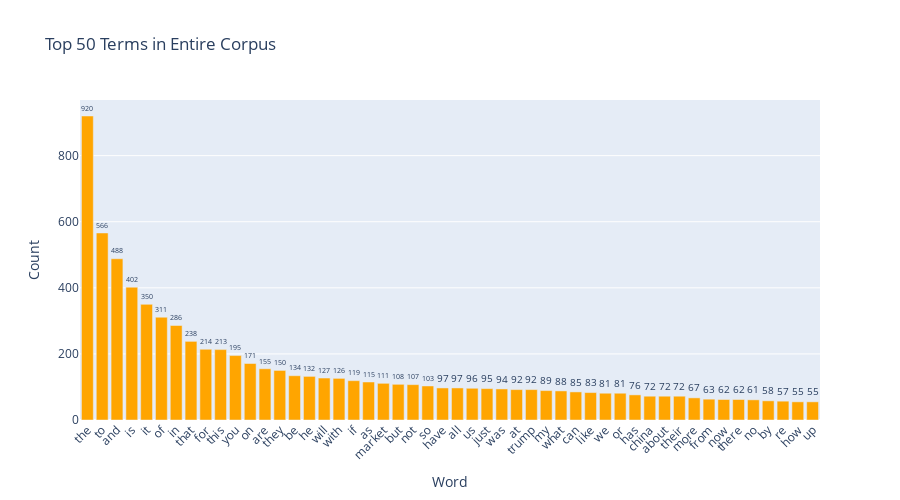

Notebook code cell kept with this figure:
### Code cell
# Exercise 13

# Compute term frequencies across the entire corpus
term_frequencies = np.array(X_counts.sum(axis=0)).flatten()

# Only select the top 50 terms
top_n = 50
top_indices = np.argsort(term_frequencies)[-top_n:][::-1]  # descending order
top_terms = count_vect.get_feature_names_out()[top_indices]
top_counts = term_frequencies[top_indices]

# Create DataFrame for Plotly
df_top = pd.DataFrame({
    'Term': top_terms,
    'Frequency': top_counts
})

# Interactive bar chart
fig = px.bar(df_top, x='Term', y='Frequency',
             title=f'Top {top_n} Terms in Entire Corpus',
             text='Frequency',
             labels={'Frequency':'Count', 'Term':'Word'})

# Layout adjustments
fig.update_traces(marker_color='orange', textposition='outside')
fig.update_layout(xaxis_tickangle=-45, width=900, height=500)
fig.show()

### Figure 1 — Plotly figure (JSON) as saved in the notebook; plotly's stock layout.template omitted (floating-point values rounded to 4 significant figures)
{"data": [{"hovertemplate": "Word=%{x}<br>Count=%{text}<extra></extra>", "legendgroup": "", "marker": {"color": "orange", "pattern": {"shape": ""}}, "name": "", "orientation": "v", "showlegend": false, "text": [920.0, 566.0, 488.0, 402.0, 350.0, 311.0, 286.0, 238.0, 214.0, 213.0, 195.0, 171.0, 155.0, 150.0, 134.0, 132.0, 127.0, 126.0, 119.0, 115.0, 111.0, 108.0, 107.0, 103.0, 97.0, 97.0, 96.0, 95.0, 94.0, 92.0, 92.0, 89.0, 88.0, 85.0, 83.0, 81.0, 81.0, 76.0, 72.0, 72.0, 72.0, 67.0, 63.0, 62.0, 62.0, 61.0, 58.0, 57.0, 55.0, 55.0], "textposition": "outside", "type": "bar", "x": ["the", "to", "and", "is", "it", "of", "in", "that", "for", "this", "you", "on", "are", "they", "be", "he", "will", "with", "if", "as", "market", "but", "not", "so", "have", "all", "us", "just", "was", "at", "trump", "my", "what", "can", "like", "we", "or", "has", "china", "about", "their", "more", "from", "now", "there", "no", "by", "re", "how", "up"], "xaxis": "x", "y": [920, 566, 488, 402, 350, 311, 286, 238, 214, 213, 195, 171, 155, 150, 134, 132, 127, 126, 119, 115, 111, 108, 107, 103, 97, 97, 96, 95, 94, 92, 92, 89, 88, 85, 83, 81, 81, 76, 72, 72, 72, 67, 63, 62, 62, 61, 58, 57, 55, 55], "yaxis": "y"}], "layout": {"barmode": "relative", "height": 500, "legend": {"tracegroupgap": 0}, "title": {"text": "Top 50 Terms in Entire Corpus"}, "width": 900, "xaxis": {"anchor": "y", "domain": [0, 1], "tickangle": -45, "title": {"text": "Word"}}, "yaxis": {"anchor": "x", "domain": [0, 1], "title": {"text": "Count"}}}}
